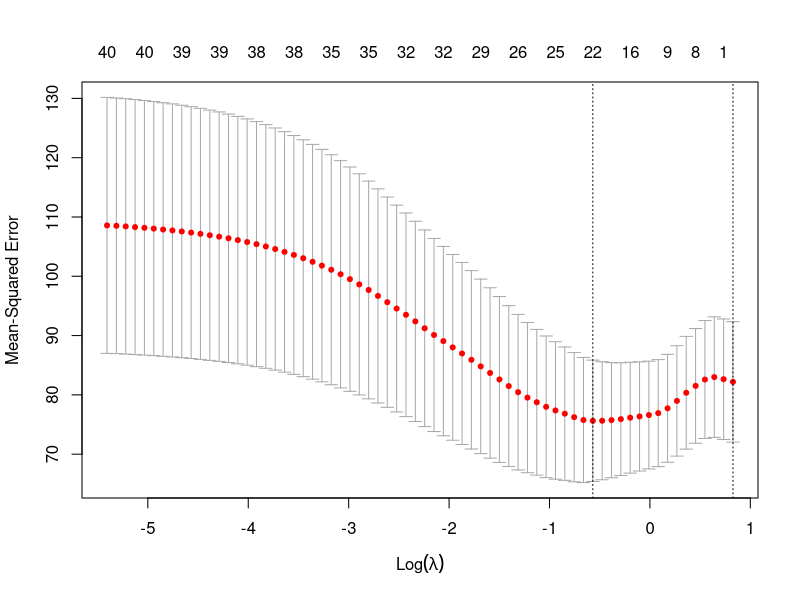
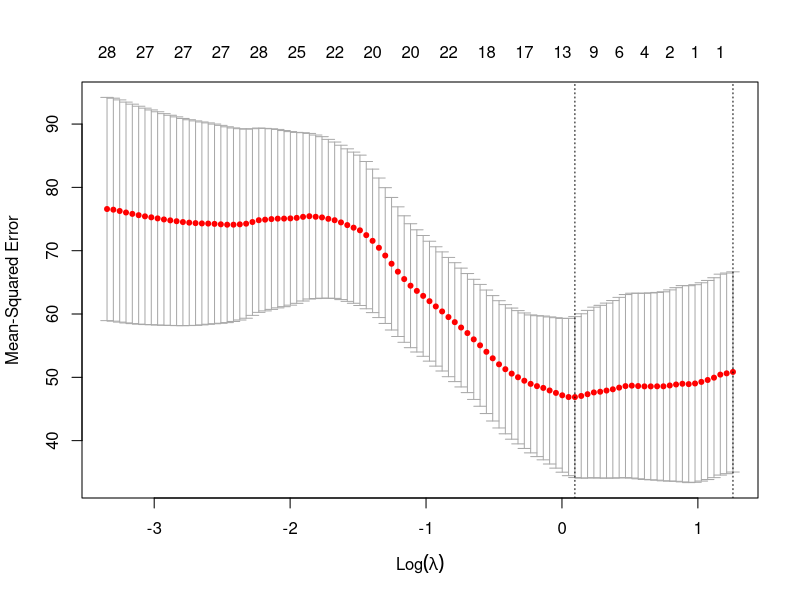
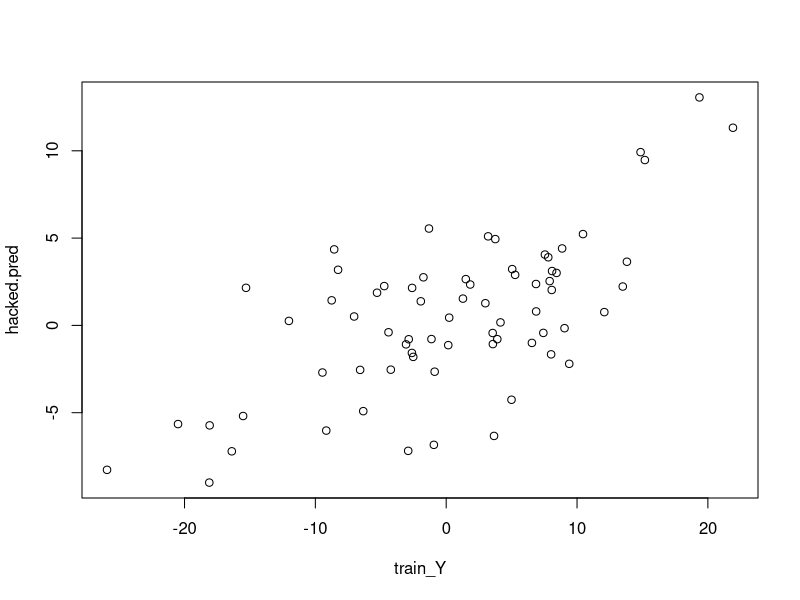
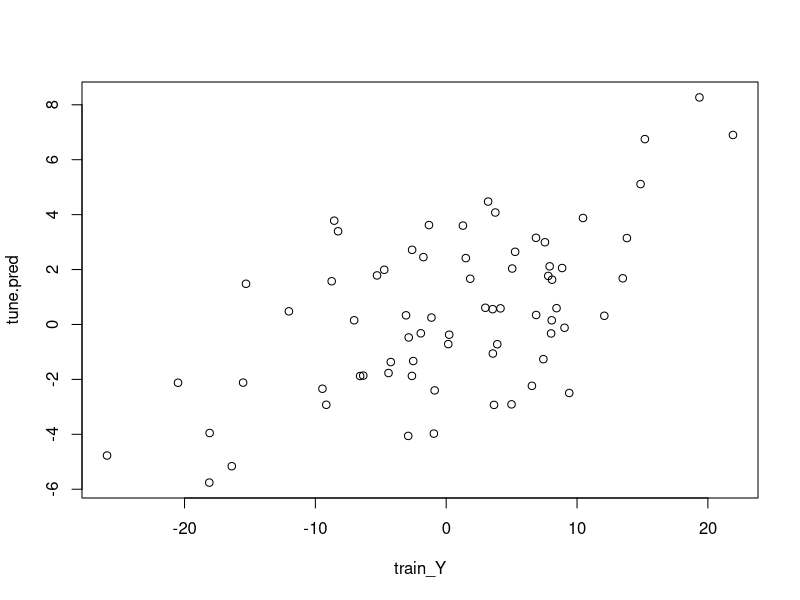
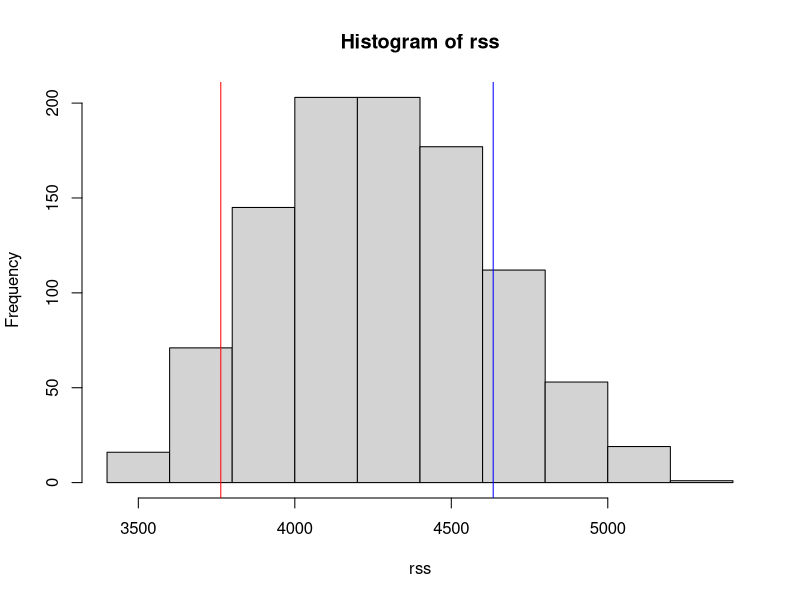

Source code (R) for these figures, in order:
# Setup data set
n = 100
p = 40
sigma = 7 # Standard deviation of the noise term

# Generate X and Y
X = matrix(rnorm(n*p), n, p)
betas = runif(p, min = -1, max = 1)
Y = X %*% betas + rnorm(n, sd = sigma)

# Generate up a tuning and training set
tune_id <- sample(nrow(Y), 30)
tune_X <- X[tune_id,]
tune_Y <- Y[tune_id]

train_X <- X[-tune_id,]
train_Y <- Y[-tune_id]


# libraries
library(glmnet)

# First use all the data to find lambda
model.hacked = cv.glmnet(X, Y, family="gaussian", alpha=1)
plot(model.hacked)
lambda_hacked = model.hacked$lambda.min

# Now use only the tuning set
model.tune = cv.glmnet(tune_X, tune_Y, family="gaussian", alpha=1)
plot(model.tune)
lambda_tune = model.tune$lambda.min


print(lambda_hacked)
print(lambda_tune)

hacked.fit = glmnet(train_X, train_Y, family="gaussian", lambda=lambda_hacked, alpha=1)
tune.fit = glmnet(train_X, train_Y, family="gaussian", lambda=lambda_tune, alpha=1)

# The number of non-zero coefficients
n_hacked_params = sum(coef(hacked.fit)!=0)
n_tune_params = sum(coef(tune.fit)!=0)

# Model fits
hacked.rss = sum((train_Y - predict(hacked.fit,newx=train_X))^2)
tune.rss = sum((train_Y - predict(tune.fit,newx=train_X))^2)

hacked.pred = predict(hacked.fit, newx=train_X)
tune.pred = predict(tune.fit, newx=train_X)

plot(train_Y, hacked.pred)
hacked.cor = cor(train_Y, hacked.pred)
hacked.rss = sum((train_Y-hacked.pred)^2)


plot(train_Y, tune.pred)
tune.cor = cor(train_Y, tune.pred)
tune.rss = sum((train_Y-tune.pred)^2)




cat("hacked")
print(hacked.cor)
print(hacked.rss)

cat("\ntuned")
print(tune.cor)
print(tune.rss)

print(n_hacked_params)

# Permutation test
n_iterations = 1000
rss = matrix(NaN,nrow=n_iterations,ncol=1)

for (i in 1:n_iterations){
    p2use = sample(1:p)[1:n_hacked_params]
    new_X = train_X[,p2use]
    glm.fit = glm(train_Y~new_X, family="gaussian")
    rss[i] = sum(glm.fit$residuals^2)
 }

hist(rss)
abline(v=hacked.rss, col="red")
abline(v=tune.rss, col="blue")


print(mean(rss<hacked.rss))
print(mean(rss<tune.rss))

